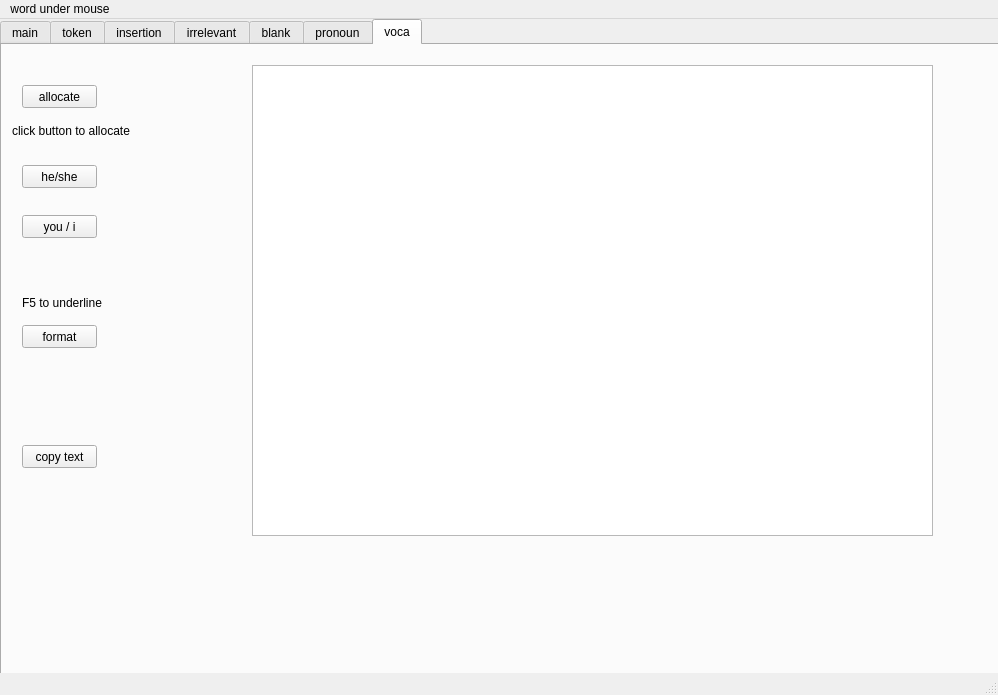
<?xml version="1.0" encoding="UTF-8"?>
<ui version="4.0">
 <class>MainWindow</class>
 <widget class="QMainWindow" name="MainWindow">
  <property name="geometry">
   <rect>
    <x>0</x>
    <y>0</y>
    <width>998</width>
    <height>695</height>
   </rect>
  </property>
  <property name="windowTitle">
   <string>MainWindow</string>
  </property>
  <widget class="QWidget" name="centralwidget">
   <widget class="QTabWidget" name="tabWidget">
    <property name="geometry">
     <rect>
      <x>0</x>
      <y>0</y>
      <width>1121</width>
      <height>721</height>
     </rect>
    </property>
    <property name="currentIndex">
     <number>6</number>
    </property>
    <widget class="QWidget" name="main">
     <attribute name="title">
      <string>main</string>
     </attribute>
     <widget class="QTextEdit" name="inputText">
      <property name="geometry">
       <rect>
        <x>40</x>
        <y>30</y>
        <width>561</width>
        <height>281</height>
       </rect>
      </property>
      <property name="html">
       <string>&lt;!DOCTYPE HTML PUBLIC &quot;-//W3C//DTD HTML 4.0//EN&quot; &quot;http://www.w3.org/TR/REC-html40/strict.dtd&quot;&gt;
&lt;html&gt;&lt;head&gt;&lt;meta name=&quot;qrichtext&quot; content=&quot;1&quot; /&gt;&lt;style type=&quot;text/css&quot;&gt;
p, li { white-space: pre-wrap; }
&lt;/style&gt;&lt;/head&gt;&lt;body style=&quot; font-family:'Gulim'; font-size:9pt; font-weight:400; font-style:normal;&quot;&gt;
&lt;p style=&quot; margin-top:0px; margin-bottom:0px; margin-left:0px; margin-right:0px; -qt-block-indent:0; text-indent:0px;&quot;&gt;Biological organisms, including human societies both with and without market systems, discount distant outputs over those available at the present time based on risks associated with an uncertain future. As the timing of inputs and outputs varies greatly depending on the type of energy, there is a strong case to incorporate time when assessing energy alternatives. For example, the energy output from solar panels or wind power engines, where most investment happens before they begin producing, may need to be assessed differently when compared to most fossil fuel extraction technologies, where a large proportion of the energy output comes much sooner, and a larger (relative) proportion of inputs is applied during the extraction process, and not upfront. Thus fossil fuels, particularly oil and natural gas, in addition to having energy quality advantages (cost, storability, transportability, etc.) over many renewable technologies, also have a “temporal advantage” after accounting for human behavioral preference for current consumption/return.&lt;/p&gt;&lt;/body&gt;&lt;/html&gt;</string>
      </property>
     </widget>
     <widget class="QLineEdit" name="fireLine">
      <property name="geometry">
       <rect>
        <x>40</x>
        <y>340</y>
        <width>201</width>
        <height>31</height>
       </rect>
      </property>
     </widget>
     <widget class="QPushButton" name="fireButton">
      <property name="geometry">
       <rect>
        <x>260</x>
        <y>340</y>
        <width>101</width>
        <height>23</height>
       </rect>
      </property>
      <property name="text">
       <string>fire</string>
      </property>
     </widget>
     <widget class="QPushButton" name="highlightButton">
      <property name="geometry">
       <rect>
        <x>270</x>
        <y>500</y>
        <width>75</width>
        <height>23</height>
       </rect>
      </property>
      <property name="text">
       <string>highlight</string>
      </property>
     </widget>
     <widget class="QPushButton" name="underlineButton">
      <property name="geometry">
       <rect>
        <x>270</x>
        <y>460</y>
        <width>75</width>
        <height>23</height>
       </rect>
      </property>
      <property name="text">
       <string>underline</string>
      </property>
     </widget>
     <widget class="QPushButton" name="italicButton">
      <property name="geometry">
       <rect>
        <x>270</x>
        <y>420</y>
        <width>75</width>
        <height>23</height>
       </rect>
      </property>
      <property name="text">
       <string>italic</string>
      </property>
     </widget>
     <widget class="QPushButton" name="boldButton">
      <property name="geometry">
       <rect>
        <x>270</x>
        <y>380</y>
        <width>75</width>
        <height>23</height>
       </rect>
      </property>
      <property name="text">
       <string>bold</string>
      </property>
     </widget>
     <widget class="QPushButton" name="openFileButton">
      <property name="geometry">
       <rect>
        <x>420</x>
        <y>520</y>
        <width>75</width>
        <height>23</height>
       </rect>
      </property>
      <property name="text">
       <string>Open File</string>
      </property>
     </widget>
    </widget>
    <widget class="QWidget" name="token">
     <attribute name="title">
      <string>token</string>
     </attribute>
     <widget class="QTextEdit" name="givenText">
      <property name="geometry">
       <rect>
        <x>230</x>
        <y>20</y>
        <width>591</width>
        <height>71</height>
       </rect>
      </property>
     </widget>
     <widget class="QTextEdit" name="firstText">
      <property name="geometry">
       <rect>
        <x>230</x>
        <y>130</y>
        <width>591</width>
        <height>81</height>
       </rect>
      </property>
     </widget>
     <widget class="QTextEdit" name="secondText">
      <property name="geometry">
       <rect>
        <x>230</x>
        <y>250</y>
        <width>591</width>
        <height>81</height>
       </rect>
      </property>
     </widget>
     <widget class="QTextEdit" name="thirdText">
      <property name="geometry">
       <rect>
        <x>230</x>
        <y>390</y>
        <width>591</width>
        <height>81</height>
       </rect>
      </property>
     </widget>
     <widget class="QPushButton" name="sentTokenizeButton">
      <property name="geometry">
       <rect>
        <x>10</x>
        <y>20</y>
        <width>91</width>
        <height>23</height>
       </rect>
      </property>
      <property name="text">
       <string>sent_tokenize</string>
      </property>
     </widget>
     <widget class="QLabel" name="totalSentLabel">
      <property name="geometry">
       <rect>
        <x>20</x>
        <y>60</y>
        <width>81</width>
        <height>41</height>
       </rect>
      </property>
      <property name="text">
       <string>문장 수:</string>
      </property>
     </widget>
     <widget class="QPushButton" name="givenDownButton">
      <property name="geometry">
       <rect>
        <x>130</x>
        <y>60</y>
        <width>75</width>
        <height>23</height>
       </rect>
      </property>
      <property name="text">
       <string>DOWN</string>
      </property>
     </widget>
     <widget class="QLabel" name="givenLabel">
      <property name="geometry">
       <rect>
        <x>850</x>
        <y>50</y>
        <width>56</width>
        <height>12</height>
       </rect>
      </property>
      <property name="text">
       <string>given</string>
      </property>
     </widget>
     <widget class="QLabel" name="firstLabel">
      <property name="geometry">
       <rect>
        <x>850</x>
        <y>160</y>
        <width>56</width>
        <height>12</height>
       </rect>
      </property>
      <property name="text">
       <string>first</string>
      </property>
     </widget>
     <widget class="QLabel" name="secondLabel">
      <property name="geometry">
       <rect>
        <x>840</x>
        <y>280</y>
        <width>56</width>
        <height>20</height>
       </rect>
      </property>
      <property name="text">
       <string>second</string>
      </property>
     </widget>
     <widget class="QLabel" name="thirdLabel">
      <property name="geometry">
       <rect>
        <x>850</x>
        <y>420</y>
        <width>56</width>
        <height>12</height>
       </rect>
      </property>
      <property name="text">
       <string>third</string>
      </property>
     </widget>
     <widget class="QPushButton" name="firstUpButton">
      <property name="geometry">
       <rect>
        <x>130</x>
        <y>130</y>
        <width>75</width>
        <height>23</height>
       </rect>
      </property>
      <property name="text">
       <string>UP</string>
      </property>
     </widget>
     <widget class="QPushButton" name="secondUpButton">
      <property name="geometry">
       <rect>
        <x>130</x>
        <y>250</y>
        <width>75</width>
        <height>23</height>
       </rect>
      </property>
      <property name="text">
       <string>UP</string>
      </property>
     </widget>
     <widget class="QPushButton" name="thirdUpButton">
      <property name="geometry">
       <rect>
        <x>130</x>
        <y>390</y>
        <width>75</width>
        <height>23</height>
       </rect>
      </property>
      <property name="text">
       <string>UP</string>
      </property>
     </widget>
     <widget class="QPushButton" name="firstDownButton">
      <property name="geometry">
       <rect>
        <x>130</x>
        <y>160</y>
        <width>75</width>
        <height>23</height>
       </rect>
      </property>
      <property name="text">
       <string>DOWN</string>
      </property>
     </widget>
     <widget class="QPushButton" name="secondDownButton">
      <property name="geometry">
       <rect>
        <x>130</x>
        <y>280</y>
        <width>75</width>
        <height>23</height>
       </rect>
      </property>
      <property name="text">
       <string>DOWN</string>
      </property>
     </widget>
     <widget class="QGroupBox" name="tokenRadioBox">
      <property name="geometry">
       <rect>
        <x>220</x>
        <y>510</y>
        <width>351</width>
        <height>41</height>
       </rect>
      </property>
      <property name="title">
       <string>GroupBox</string>
      </property>
      <property name="flat">
       <bool>true</bool>
      </property>
      <widget class="QRadioButton" name="optionTypeABCButtonOne">
       <property name="geometry">
        <rect>
         <x>20</x>
         <y>20</y>
         <width>90</width>
         <height>16</height>
        </rect>
       </property>
       <property name="text">
        <string>A C B</string>
       </property>
      </widget>
      <widget class="QRadioButton" name="optionTypeABCButtonTwo">
       <property name="geometry">
        <rect>
         <x>90</x>
         <y>20</y>
         <width>90</width>
         <height>16</height>
        </rect>
       </property>
       <property name="text">
        <string>B A C</string>
       </property>
      </widget>
      <widget class="QRadioButton" name="optionTypeABCButtonThree">
       <property name="geometry">
        <rect>
         <x>150</x>
         <y>20</y>
         <width>90</width>
         <height>16</height>
        </rect>
       </property>
       <property name="text">
        <string>B C A</string>
       </property>
      </widget>
      <widget class="QRadioButton" name="optionTypeABCButtonFour">
       <property name="geometry">
        <rect>
         <x>220</x>
         <y>20</y>
         <width>90</width>
         <height>16</height>
        </rect>
       </property>
       <property name="text">
        <string>C A B</string>
       </property>
      </widget>
      <widget class="QRadioButton" name="optionTypeABCButtonFive">
       <property name="geometry">
        <rect>
         <x>280</x>
         <y>20</y>
         <width>90</width>
         <height>16</height>
        </rect>
       </property>
       <property name="text">
        <string>C B A</string>
       </property>
      </widget>
     </widget>
     <widget class="QPushButton" name="optionTypeABCRandom">
      <property name="geometry">
       <rect>
        <x>600</x>
        <y>520</y>
        <width>75</width>
        <height>23</height>
       </rect>
      </property>
      <property name="text">
       <string>random</string>
      </property>
     </widget>
     <widget class="QPushButton" name="givenCopyButton">
      <property name="geometry">
       <rect>
        <x>910</x>
        <y>40</y>
        <width>75</width>
        <height>23</height>
       </rect>
      </property>
      <property name="text">
       <string>G</string>
      </property>
     </widget>
     <widget class="QPushButton" name="firstCopyButton">
      <property name="geometry">
       <rect>
        <x>910</x>
        <y>150</y>
        <width>75</width>
        <height>23</height>
       </rect>
      </property>
      <property name="text">
       <string>A</string>
      </property>
     </widget>
     <widget class="QPushButton" name="secondCopyButton">
      <property name="geometry">
       <rect>
        <x>910</x>
        <y>280</y>
        <width>75</width>
        <height>23</height>
       </rect>
      </property>
      <property name="text">
       <string>B</string>
      </property>
     </widget>
     <widget class="QPushButton" name="thirdCopyButton">
      <property name="geometry">
       <rect>
        <x>910</x>
        <y>410</y>
        <width>75</width>
        <height>23</height>
       </rect>
      </property>
      <property name="text">
       <string>C</string>
      </property>
     </widget>
     <widget class="QPushButton" name="pushButton">
      <property name="geometry">
       <rect>
        <x>890</x>
        <y>520</y>
        <width>101</width>
        <height>23</height>
       </rect>
      </property>
      <property name="text">
       <string>choices copy</string>
      </property>
     </widget>
    </widget>
    <widget class="QWidget" name="insertion">
     <attribute name="title">
      <string>insertion</string>
     </attribute>
     <widget class="QPushButton" name="insertionAllocateButton">
      <property name="geometry">
       <rect>
        <x>20</x>
        <y>30</y>
        <width>75</width>
        <height>23</height>
       </rect>
      </property>
      <property name="text">
       <string>allocate</string>
      </property>
     </widget>
     <widget class="QTextEdit" name="insertionFullText">
      <property name="geometry">
       <rect>
        <x>280</x>
        <y>160</y>
        <width>481</width>
        <height>371</height>
       </rect>
      </property>
     </widget>
     <widget class="QPushButton" name="insertionGivenCopyButton">
      <property name="geometry">
       <rect>
        <x>940</x>
        <y>50</y>
        <width>75</width>
        <height>23</height>
       </rect>
      </property>
      <property name="text">
       <string>copy given</string>
      </property>
     </widget>
     <widget class="QPushButton" name="insertionTextCopyButton">
      <property name="geometry">
       <rect>
        <x>940</x>
        <y>190</y>
        <width>75</width>
        <height>23</height>
       </rect>
      </property>
      <property name="text">
       <string>copy text</string>
      </property>
     </widget>
     <widget class="QLabel" name="insertionGivenLabel">
      <property name="geometry">
       <rect>
        <x>800</x>
        <y>60</y>
        <width>56</width>
        <height>12</height>
       </rect>
      </property>
      <property name="text">
       <string>given</string>
      </property>
     </widget>
     <widget class="QLabel" name="insertionFullTextLabel">
      <property name="geometry">
       <rect>
        <x>800</x>
        <y>190</y>
        <width>56</width>
        <height>12</height>
       </rect>
      </property>
      <property name="text">
       <string>text</string>
      </property>
     </widget>
     <widget class="QGroupBox" name="groupBox">
      <property name="geometry">
       <rect>
        <x>20</x>
        <y>220</y>
        <width>111</width>
        <height>191</height>
       </rect>
      </property>
      <property name="title">
       <string>GroupBox</string>
      </property>
      <widget class="QRadioButton" name="insertionOne">
       <property name="geometry">
        <rect>
         <x>10</x>
         <y>30</y>
         <width>90</width>
         <height>16</height>
        </rect>
       </property>
       <property name="text">
        <string>①</string>
       </property>
      </widget>
      <widget class="QRadioButton" name="insertionTwo">
       <property name="geometry">
        <rect>
         <x>10</x>
         <y>60</y>
         <width>90</width>
         <height>16</height>
        </rect>
       </property>
       <property name="text">
        <string>②</string>
       </property>
      </widget>
      <widget class="QRadioButton" name="insertionThree">
       <property name="geometry">
        <rect>
         <x>10</x>
         <y>90</y>
         <width>90</width>
         <height>16</height>
        </rect>
       </property>
       <property name="text">
        <string>③</string>
       </property>
      </widget>
      <widget class="QRadioButton" name="insertionFour">
       <property name="geometry">
        <rect>
         <x>10</x>
         <y>120</y>
         <width>90</width>
         <height>16</height>
        </rect>
       </property>
       <property name="text">
        <string>④</string>
       </property>
      </widget>
      <widget class="QRadioButton" name="insertionFive">
       <property name="geometry">
        <rect>
         <x>10</x>
         <y>150</y>
         <width>90</width>
         <height>16</height>
        </rect>
       </property>
       <property name="text">
        <string>⑤</string>
       </property>
      </widget>
     </widget>
     <widget class="QLabel" name="insertionAllocateLabel">
      <property name="geometry">
       <rect>
        <x>20</x>
        <y>80</y>
        <width>191</width>
        <height>51</height>
       </rect>
      </property>
      <property name="text">
       <string>click button to allocate</string>
      </property>
     </widget>
     <widget class="QTextEdit" name="insertionGivenText">
      <property name="geometry">
       <rect>
        <x>280</x>
        <y>40</y>
        <width>471</width>
        <height>61</height>
       </rect>
      </property>
     </widget>
    </widget>
    <widget class="QWidget" name="irrelevant">
     <attribute name="title">
      <string>irrelevant</string>
     </attribute>
     <widget class="QTextEdit" name="irreFullText">
      <property name="geometry">
       <rect>
        <x>270</x>
        <y>170</y>
        <width>481</width>
        <height>371</height>
       </rect>
      </property>
     </widget>
     <widget class="QTextEdit" name="irreGivenText">
      <property name="geometry">
       <rect>
        <x>270</x>
        <y>60</y>
        <width>471</width>
        <height>61</height>
       </rect>
      </property>
     </widget>
     <widget class="QPushButton" name="irreAllocateButton">
      <property name="geometry">
       <rect>
        <x>50</x>
        <y>50</y>
        <width>75</width>
        <height>23</height>
       </rect>
      </property>
      <property name="text">
       <string>allocate</string>
      </property>
     </widget>
     <widget class="QLabel" name="irreAllocateLabel">
      <property name="geometry">
       <rect>
        <x>30</x>
        <y>100</y>
        <width>191</width>
        <height>51</height>
       </rect>
      </property>
      <property name="text">
       <string>click button to allocate</string>
      </property>
     </widget>
     <widget class="QPushButton" name="irreTextCopyButton">
      <property name="geometry">
       <rect>
        <x>900</x>
        <y>210</y>
        <width>75</width>
        <height>23</height>
       </rect>
      </property>
      <property name="text">
       <string>copy text</string>
      </property>
     </widget>
     <widget class="QLabel" name="irreGivenLabel">
      <property name="geometry">
       <rect>
        <x>780</x>
        <y>90</y>
        <width>101</width>
        <height>16</height>
       </rect>
      </property>
      <property name="text">
       <string>IRRELEVANT</string>
      </property>
     </widget>
     <widget class="QLabel" name="irreFullTextLabel">
      <property name="geometry">
       <rect>
        <x>790</x>
        <y>220</y>
        <width>56</width>
        <height>12</height>
       </rect>
      </property>
      <property name="text">
       <string>text</string>
      </property>
     </widget>
     <widget class="QPushButton" name="irreGivenCopyButton">
      <property name="geometry">
       <rect>
        <x>900</x>
        <y>80</y>
        <width>75</width>
        <height>23</height>
       </rect>
      </property>
      <property name="text">
       <string>copy given</string>
      </property>
     </widget>
    </widget>
    <widget class="QWidget" name="blank">
     <attribute name="title">
      <string>blank</string>
     </attribute>
     <widget class="QPushButton" name="blankAllocateButton">
      <property name="geometry">
       <rect>
        <x>50</x>
        <y>40</y>
        <width>75</width>
        <height>23</height>
       </rect>
      </property>
      <property name="text">
       <string>allocate</string>
      </property>
     </widget>
     <widget class="QTextEdit" name="blankText">
      <property name="geometry">
       <rect>
        <x>220</x>
        <y>30</y>
        <width>481</width>
        <height>311</height>
       </rect>
      </property>
     </widget>
     <widget class="QTextEdit" name="answerText">
      <property name="geometry">
       <rect>
        <x>220</x>
        <y>360</y>
        <width>481</width>
        <height>61</height>
       </rect>
      </property>
     </widget>
     <widget class="QLabel" name="blankAllocateLabel">
      <property name="geometry">
       <rect>
        <x>20</x>
        <y>70</y>
        <width>191</width>
        <height>51</height>
       </rect>
      </property>
      <property name="text">
       <string>click button to allocate</string>
      </property>
     </widget>
     <widget class="QPushButton" name="blankFormatAnswersButton">
      <property name="geometry">
       <rect>
        <x>40</x>
        <y>510</y>
        <width>121</width>
        <height>23</height>
       </rect>
      </property>
      <property name="text">
       <string>format answers</string>
      </property>
     </widget>
     <widget class="QPushButton" name="blankButton">
      <property name="geometry">
       <rect>
        <x>50</x>
        <y>170</y>
        <width>75</width>
        <height>23</height>
       </rect>
      </property>
      <property name="text">
       <string>blank it</string>
      </property>
     </widget>
     <widget class="QPushButton" name="blankTextCopyButton">
      <property name="geometry">
       <rect>
        <x>790</x>
        <y>160</y>
        <width>75</width>
        <height>23</height>
       </rect>
      </property>
      <property name="text">
       <string>copy text</string>
      </property>
     </widget>
     <widget class="QPushButton" name="blankAnswersCopyButton">
      <property name="geometry">
       <rect>
        <x>860</x>
        <y>470</y>
        <width>101</width>
        <height>23</height>
       </rect>
      </property>
      <property name="text">
       <string>copy answers</string>
      </property>
     </widget>
     <widget class="QLabel" name="blankFormatAnswersLabel">
      <property name="geometry">
       <rect>
        <x>50</x>
        <y>540</y>
        <width>111</width>
        <height>20</height>
       </rect>
      </property>
      <property name="text">
       <string>answer: </string>
      </property>
     </widget>
     <widget class="QLabel" name="answerTextLabel">
      <property name="geometry">
       <rect>
        <x>730</x>
        <y>380</y>
        <width>56</width>
        <height>12</height>
       </rect>
      </property>
      <property name="text">
       <string>length</string>
      </property>
     </widget>
     <widget class="QPushButton" name="addToAnswerButon">
      <property name="geometry">
       <rect>
        <x>50</x>
        <y>380</y>
        <width>121</width>
        <height>23</height>
       </rect>
      </property>
      <property name="text">
       <string>add to answers</string>
      </property>
     </widget>
     <widget class="QPushButton" name="blankRemoveButton">
      <property name="geometry">
       <rect>
        <x>80</x>
        <y>470</y>
        <width>75</width>
        <height>23</height>
       </rect>
      </property>
      <property name="text">
       <string>remove row</string>
      </property>
     </widget>
     <widget class="QTableWidget" name="answerTableWidget">
      <property name="geometry">
       <rect>
        <x>220</x>
        <y>440</y>
        <width>491</width>
        <height>171</height>
       </rect>
      </property>
      <property name="rowCount">
       <number>0</number>
      </property>
      <property name="columnCount">
       <number>0</number>
      </property>
      <attribute name="horizontalHeaderStretchLastSection">
       <bool>true</bool>
      </attribute>
     </widget>
    </widget>
    <widget class="QWidget" name="pronoun">
     <attribute name="title">
      <string>pronoun</string>
     </attribute>
     <widget class="QPushButton" name="proAllocateButton">
      <property name="geometry">
       <rect>
        <x>30</x>
        <y>50</y>
        <width>75</width>
        <height>23</height>
       </rect>
      </property>
      <property name="text">
       <string>allocate</string>
      </property>
     </widget>
     <widget class="QTextEdit" name="proText">
      <property name="geometry">
       <rect>
        <x>260</x>
        <y>30</y>
        <width>681</width>
        <height>471</height>
       </rect>
      </property>
     </widget>
     <widget class="QPushButton" name="sheButton">
      <property name="geometry">
       <rect>
        <x>30</x>
        <y>130</y>
        <width>75</width>
        <height>23</height>
       </rect>
      </property>
      <property name="text">
       <string>he/she</string>
      </property>
     </widget>
     <widget class="QPushButton" name="youButton">
      <property name="geometry">
       <rect>
        <x>30</x>
        <y>180</y>
        <width>75</width>
        <height>23</height>
       </rect>
      </property>
      <property name="text">
       <string>you / i</string>
      </property>
     </widget>
     <widget class="QLabel" name="proAllocateLabel">
      <property name="geometry">
       <rect>
        <x>20</x>
        <y>70</y>
        <width>191</width>
        <height>51</height>
       </rect>
      </property>
      <property name="text">
       <string>click button to allocate</string>
      </property>
     </widget>
     <widget class="QLabel" name="proCount">
      <property name="geometry">
       <rect>
        <x>30</x>
        <y>260</y>
        <width>101</width>
        <height>16</height>
       </rect>
      </property>
      <property name="text">
       <string>F5 to underline </string>
      </property>
     </widget>
     <widget class="QPushButton" name="proFormatButton">
      <property name="geometry">
       <rect>
        <x>30</x>
        <y>290</y>
        <width>75</width>
        <height>23</height>
       </rect>
      </property>
      <property name="text">
       <string>format</string>
      </property>
     </widget>
     <widget class="QPushButton" name="proCopyTextButton">
      <property name="geometry">
       <rect>
        <x>30</x>
        <y>410</y>
        <width>75</width>
        <height>23</height>
       </rect>
      </property>
      <property name="text">
       <string>copy text</string>
      </property>
     </widget>
    </widget>
    <widget class="QWidget" name="voca">
     <attribute name="title">
      <string>voca</string>
     </attribute>
     <widget class="QLabel" name="vocaAllocateLabel">
      <property name="geometry">
       <rect>
        <x>10</x>
        <y>60</y>
        <width>191</width>
        <height>51</height>
       </rect>
      </property>
      <property name="text">
       <string>click button to allocate</string>
      </property>
     </widget>
     <widget class="QTextEdit" name="vocaText">
      <property name="geometry">
       <rect>
        <x>250</x>
        <y>20</y>
        <width>681</width>
        <height>471</height>
       </rect>
      </property>
     </widget>
     <widget class="QPushButton" name="vocaAllocateButton">
      <property name="geometry">
       <rect>
        <x>20</x>
        <y>40</y>
        <width>75</width>
        <height>23</height>
       </rect>
      </property>
      <property name="text">
       <string>allocate</string>
      </property>
     </widget>
     <widget class="QPushButton" name="vocaFormatButton">
      <property name="geometry">
       <rect>
        <x>20</x>
        <y>280</y>
        <width>75</width>
        <height>23</height>
       </rect>
      </property>
      <property name="text">
       <string>format</string>
      </property>
     </widget>
     <widget class="QPushButton" name="sheButton_3">
      <property name="geometry">
       <rect>
        <x>20</x>
        <y>120</y>
        <width>75</width>
        <height>23</height>
       </rect>
      </property>
      <property name="text">
       <string>he/she</string>
      </property>
     </widget>
     <widget class="QPushButton" name="youButton_3">
      <property name="geometry">
       <rect>
        <x>20</x>
        <y>170</y>
        <width>75</width>
        <height>23</height>
       </rect>
      </property>
      <property name="text">
       <string>you / i</string>
      </property>
     </widget>
     <widget class="QPushButton" name="vocaCopyTextButton">
      <property name="geometry">
       <rect>
        <x>20</x>
        <y>400</y>
        <width>75</width>
        <height>23</height>
       </rect>
      </property>
      <property name="text">
       <string>copy text</string>
      </property>
     </widget>
     <widget class="QLabel" name="vocaCount">
      <property name="geometry">
       <rect>
        <x>20</x>
        <y>250</y>
        <width>101</width>
        <height>16</height>
       </rect>
      </property>
      <property name="text">
       <string>F5 to underline </string>
      </property>
     </widget>
    </widget>
   </widget>
  </widget>
  <widget class="QMenuBar" name="menubar">
   <property name="geometry">
    <rect>
     <x>0</x>
     <y>0</y>
     <width>998</width>
     <height>21</height>
    </rect>
   </property>
   <widget class="QMenu" name="menuword_under_mouse">
    <property name="title">
     <string>word under mouse</string>
    </property>
   </widget>
   <addaction name="menuword_under_mouse"/>
  </widget>
  <widget class="QStatusBar" name="statusbar"/>
 </widget>
 <resources/>
 <connections/>
</ui>
